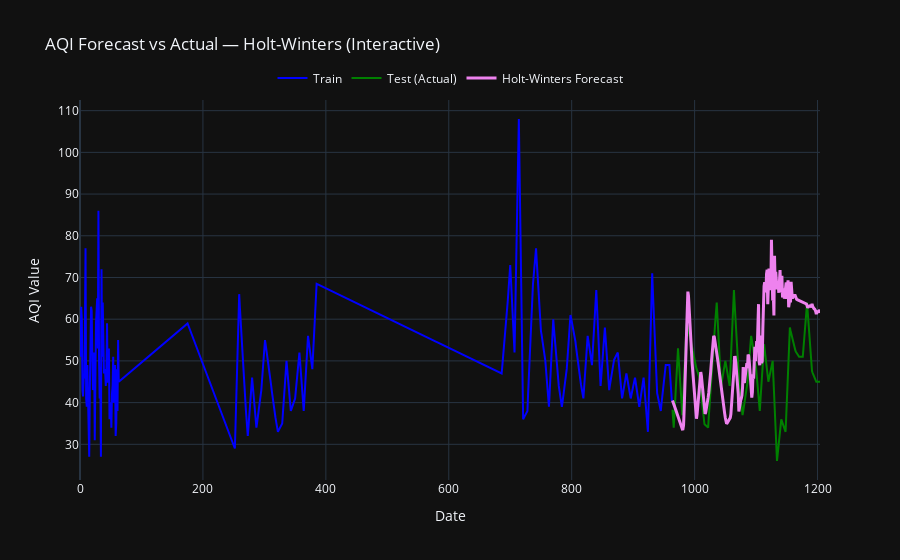

Notebook code for this chart:
### Code cell
import plotly.graph_objects as go

fig_hw = go.Figure()

fig_hw.add_trace(go.Scatter(
    x=train.index, 
    y=train['y'], 
    mode='lines', 
    name='Train',
    line=dict(color='blue')
))

fig_hw.add_trace(go.Scatter(
    x=test.index, 
    y=test['y'], 
    mode='lines', 
    name='Test (Actual)',
    line=dict(color='green')
))


fig_hw.add_trace(go.Scatter(
    x=test.index, 
    y=hw_pred, 
    mode='lines', 
    name='Holt-Winters Forecast',
    line=dict(color='violet', width=3)
))
fig_hw.update_layout(
    title='AQI Forecast vs Actual — Holt-Winters (Interactive)',
    xaxis_title='Date',
    yaxis_title='AQI Value',
    template='plotly_dark',
    hovermode='x unified',
    legend=dict(
        orientation='h',
        yanchor='bottom',
        y=1.02,
        xanchor='center',
        x=0.5
    ),
    height=500
)

fig_hw.show()

### Figure 1 — Plotly figure (JSON) as saved in the notebook; plotly's stock layout.template omitted (floating-point values rounded to 4 significant figures; data arrays with more than 128 entries replaced by an {"elided": "..."} marker saying what was removed)
{"data": [{"line": {"color": "blue"}, "mode": "lines", "name": "Train", "type": "scatter", "x": {"elided": "964 int values"}, "y": {"elided": "964 float values"}}, {"line": {"color": "green"}, "mode": "lines", "name": "Test (Actual)", "type": "scatter", "x": {"elided": "241 int values"}, "y": {"elided": "241 float values"}}, {"line": {"color": "violet", "width": 3}, "mode": "lines", "name": "Holt-Winters Forecast", "type": "scatter", "x": {"elided": "241 int values"}, "y": {"elided": "241 float values"}}], "layout": {"autosize": true, "hovermode": "x unified", "legend": {"orientation": "h", "x": 0.5, "xanchor": "center", "y": 1.02, "yanchor": "bottom"}, "title": {"text": "AQI Forecast vs Actual — Holt-Winters (Interactive)"}, "xaxis": {"autorange": true, "range": [0, 1204], "title": {"text": "Date"}, "type": "linear"}, "yaxis": {"autorange": true, "range": [21.44, 112.6], "title": {"text": "AQI Value"}, "type": "linear"}}}
